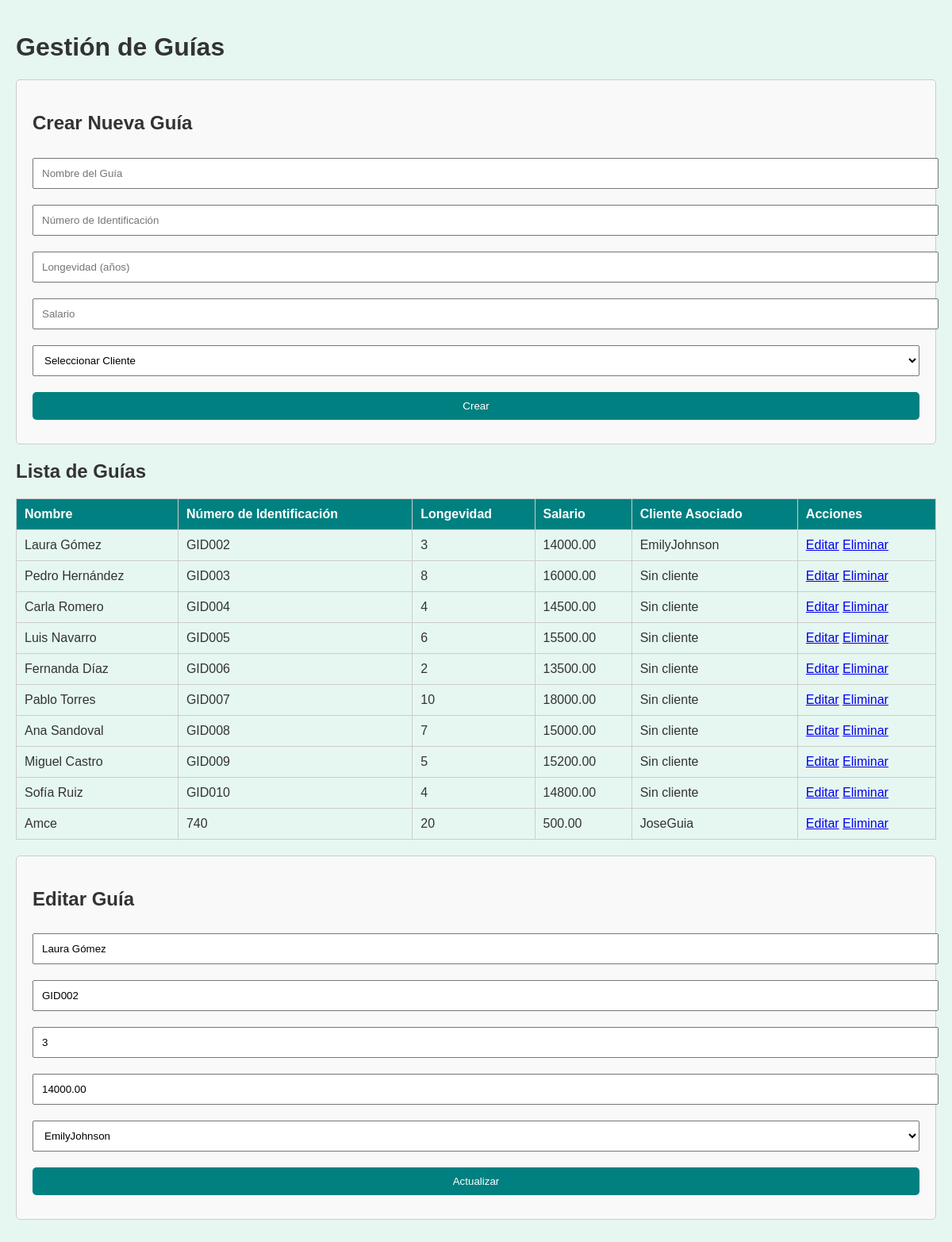
Screenshot of /guias.php?edit=2 with the database file from the repository.
### tables this page shows
CREATE TABLE `guias` (
  `id` int NOT NULL,
  `nombre_guia` varchar(100) NOT NULL,
  `numero_identificacion` varchar(20) NOT NULL,
  `longevidad` int DEFAULT NULL,
  `salario` decimal(10,2) NOT NULL,
  `id_cliente` int DEFAULT NULL
);

CREATE TABLE `clientes` (
  `id` int NOT NULL,
  `rol` enum('admin','usuario','guia') NOT NULL,
  `nombre_usuario` varchar(50) NOT NULL,
  `correo` varchar(100) NOT NULL,
  `contrasena` varchar(255) NOT NULL
);

### guias.php (the view, shortened to what this page needs)
<?php
include 'conexion.php';
$result = $conn->query("SELECT g.*, c.nombre_usuario AS cliente_nombre
                        FROM guias g
                        LEFT JOIN clientes c ON g.id_cliente = c.id");
?>
<!DOCTYPE html>
<html lang="es">
<head>
</head>
<body>
<h1>Gestión de Guías</h1>
<div class="form-container">
    <h2>Crear Nueva Guía</h2>
    <form method="POST" action="">
        <input type="text" name="nombre_guia" placeholder="Nombre del Guía" required>
        <input type="text" name="numero_identificacion" placeholder="Número de Identificación" required>
        <input type="number" name="longevidad" placeholder="Longevidad (años)">
        <input type="number" step="0.01" name="salario" placeholder="Salario" required>
        <select name="id_cliente" required>
            <option value="">Seleccionar Cliente</option>
        </select>
        <button type="submit" name="create">Crear</button>
    </form>
</div>
<h2>Lista de Guías</h2>
<table>
    <tr>
        <th>Nombre</th>
        <th>Número de Identificación</th>
        <th>Longevidad</th>
        <th>Salario</th>
        <th>Cliente Asociado</th>
        <th>Acciones</th>
    </tr>
    <?php while ($row = $result->fetch_assoc()): ?>
    <tr>
        <td><?php echo $row['nombre_guia']; ?></td>
        <td><?php echo $row['numero_identificacion']; ?></td>
        <td><?php echo $row['longevidad']; ?></td>
        <td><?php echo $row['salario']; ?></td>
        <td><?php echo $row['cliente_nombre'] ? $row['cliente_nombre'] : "Sin cliente"; ?></td>
        <td>
            <a href="?edit=<?php echo $row['id']; ?>">Editar</a>
            <a href="?delete=<?php echo $row['id']; ?>" onclick="return confirm('¿Seguro que deseas eliminar esta guía?');">Eliminar</a>
        </td>
    </tr>
    <?php endwhile; ?>
</table>
<?php
if (isset($_GET['edit'])):
    $id = $_GET['edit'];
    $guia = $conn->query("SELECT * FROM guias WHERE id='$id'")->fetch_assoc();
?>
<div class="form-container">
    <h2>Editar Guía</h2>
    <form method="POST" action="">
        <input type="text" name="nombre_guia" value="<?php echo $guia['nombre_guia']; ?>" required>
        <input type="text" name="numero_identificacion" value="<?php echo $guia['numero_identificacion']; ?>" required>
        <input type="number" name="longevidad" value="<?php echo $guia['longevidad']; ?>">
        <input type="number" step="0.01" name="salario" value="<?php echo $guia['salario']; ?>" required>
        <select name="id_cliente" required>
            <?php
            $clientes = $conn->query("SELECT id, nombre_usuario FROM clientes");
            while ($cliente = $clientes->fetch_assoc()) {
                $selected = $cliente['id'] == $guia['id_cliente'] ? "selected" : "";
                echo "<option value='" . $cliente['id'] . "' $selected>" . $cliente['nombre_usuario'] . "</option>";
            }
            ?>
        </select>
        <button type="submit" name="update">Actualizar</button>
    </form>
</div>
<?php endif; ?>
</body>
</html>

### guias.php (style rules this page uses)
body { font-family: Arial, sans-serif; background-color: #e6f7f2; color: #333; margin: 0; padding: 20px; }
table { width: 100%; border-collapse: collapse; margin-bottom: 20px; }
table, th, td { border: 1px solid #ccc; }
th, td { padding: 10px; text-align: left; }
th { background-color: #008080; color: white; }
button { background-color: #008080; color: white; border: none; padding: 10px 15px; cursor: pointer; border-radius: 5px; }
.form-container { background-color: #f9f9f9; padding: 20px; border: 1px solid #ccc; border-radius: 5px; margin-bottom: 20px; }
.form-container input, .form-container select, .form-container button { width: 100%; margin: 10px 0; padding: 10px; }

### rows the page displays
guias: nombre_guia "Laura Gómez", numero_identificacion "GID002", longevidad "3", salario "14000.00", id_cliente.nombre_usuario "EmilyJohnson"
guias: nombre_guia "Pedro Hernández", numero_identificacion "GID003", longevidad "8", salario "16000.00", shows "Sin cliente"
guias: nombre_guia "Carla Romero", numero_identificacion "GID004", longevidad "4", salario "14500.00", shows "Sin cliente"
guias: nombre_guia "Luis Navarro", numero_identificacion "GID005", longevidad "6", salario "15500.00", shows "Sin cliente"
guias: nombre_guia "Fernanda Díaz", numero_identificacion "GID006", longevidad "2", salario "13500.00", shows "Sin cliente"
guias: nombre_guia "Pablo Torres", numero_identificacion "GID007", longevidad "10", salario "18000.00", shows "Sin cliente"
guias: nombre_guia "Ana Sandoval", numero_identificacion "GID008", longevidad "7", salario "15000.00", shows "Sin cliente"
guias: nombre_guia "Miguel Castro", numero_identificacion "GID009", longevidad "5", salario "15200.00", shows "Sin cliente"
guias: nombre_guia "Sofía Ruiz", numero_identificacion "GID010", longevidad "4", salario "14800.00", shows "Sin cliente"
guias: nombre_guia "Amce", numero_identificacion "740", longevidad "20", salario "500.00", id_cliente.nombre_usuario "JoseGuia"

### other values shown
form field id_cliente "EmilyJohnson"
